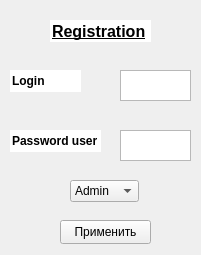
<?xml version="1.0" encoding="UTF-8"?>
<ui version="4.0">
 <class>Registration</class>
 <widget class="QFrame" name="Registration">
  <property name="geometry">
   <rect>
    <x>0</x>
    <y>0</y>
    <width>201</width>
    <height>255</height>
   </rect>
  </property>
  <property name="windowTitle">
   <string>Frame</string>
  </property>
  <widget class="QLineEdit" name="lineEdit_2">
   <property name="geometry">
    <rect>
     <x>10</x>
     <y>70</y>
     <width>71</width>
     <height>22</height>
    </rect>
   </property>
   <property name="font">
    <font>
     <bold>true</bold>
    </font>
   </property>
   <property name="text">
    <string>Login</string>
   </property>
   <property name="frame">
    <bool>false</bool>
   </property>
  </widget>
  <widget class="QLineEdit" name="lineEdit">
   <property name="geometry">
    <rect>
     <x>50</x>
     <y>20</y>
     <width>101</width>
     <height>22</height>
    </rect>
   </property>
   <property name="font">
    <font>
     <pointsize>12</pointsize>
     <bold>true</bold>
     <underline>true</underline>
    </font>
   </property>
   <property name="mouseTracking">
    <bool>true</bool>
   </property>
   <property name="text">
    <string>Registration</string>
   </property>
   <property name="frame">
    <bool>false</bool>
   </property>
  </widget>
  <widget class="QTextEdit" name="textEdit">
   <property name="geometry">
    <rect>
     <x>120</x>
     <y>70</y>
     <width>71</width>
     <height>31</height>
    </rect>
   </property>
  </widget>
  <widget class="QComboBox" name="comboBox">
   <property name="geometry">
    <rect>
     <x>70</x>
     <y>180</y>
     <width>69</width>
     <height>22</height>
    </rect>
   </property>
   <item>
    <property name="text">
     <string extracomment="Выберите роль">Admin</string>
    </property>
   </item>
   <item>
    <property name="text">
     <string>User</string>
    </property>
   </item>
  </widget>
  <widget class="QPushButton" name="pushButton_2">
   <property name="geometry">
    <rect>
     <x>60</x>
     <y>220</y>
     <width>91</width>
     <height>24</height>
    </rect>
   </property>
   <property name="text">
    <string>Применить</string>
   </property>
  </widget>
  <widget class="QLineEdit" name="lineEdit_3">
   <property name="geometry">
    <rect>
     <x>10</x>
     <y>130</y>
     <width>91</width>
     <height>22</height>
    </rect>
   </property>
   <property name="font">
    <font>
     <bold>true</bold>
    </font>
   </property>
   <property name="text">
    <string>Password user</string>
   </property>
   <property name="frame">
    <bool>false</bool>
   </property>
  </widget>
  <widget class="QTextEdit" name="textEdit_2">
   <property name="geometry">
    <rect>
     <x>120</x>
     <y>130</y>
     <width>71</width>
     <height>31</height>
    </rect>
   </property>
  </widget>
 </widget>
 <resources/>
 <connections/>
</ui>
